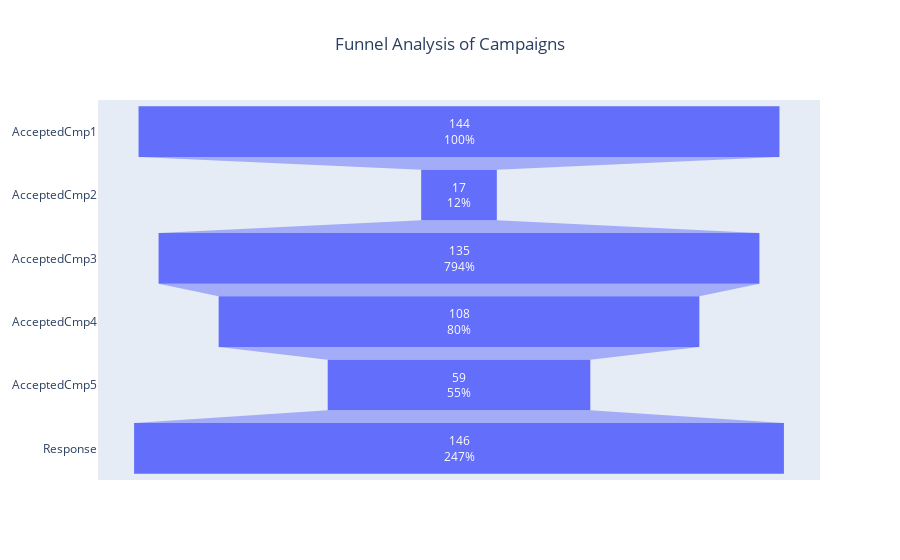

Here is the notebook cell this chart was saved with:
### Markdown cell above
**Funnel Chart**:- A funnel chart is a type of visualization used to represent the progressive reduction of data as it passes through different stages of a process. It resembles a funnel shape, with the widest part at the top representing the initial stage and subsequent narrowing sections representing the successive stages. Funnel charts are commonly used to track conversion rates or customer journeys, illustrating how many individuals move from one stage to the next.

### Code cell
total_customers= merged_df.shape[0]

# Calculate the percentage of people who accepted the campaign
percentage_accepted = [(count / total_customers) * 100 for count in unique_customers_count]

# Create a Funnel plot with percentage information
fig = go.Figure(go.Funnel(
    y=stages,
    x=unique_customers_count,
    textinfo="value+percent previous",
    text=[f"{val} ({perc:.2f}%)" for val, perc in zip(unique_customers_count, percentage_accepted)]
))

# Add a title to the Funnel plot
fig.update_layout(title_text=f"Funnel Analysis of Campaigns",title_x=0.5)

# Display the Funnel plot
fig.show()

### Figure 1 — Plotly figure (JSON) as saved in the notebook; plotly's stock layout.template omitted (floating-point values rounded to 4 significant figures)
{"data": [{"text": ["144 (6.43%)", "17 (0.76%)", "135 (6.03%)", "108 (4.82%)", "59 (2.63%)", "146 (6.52%)"], "textinfo": "value+percent previous", "type": "funnel", "x": [144, 17, 135, 108, 59, 146], "y": ["AcceptedCmp1", "AcceptedCmp2", "AcceptedCmp3", "AcceptedCmp4", "AcceptedCmp5", "Response"]}], "layout": {"title": {"text": "Funnel Analysis of Campaigns", "x": 0.5}}}
